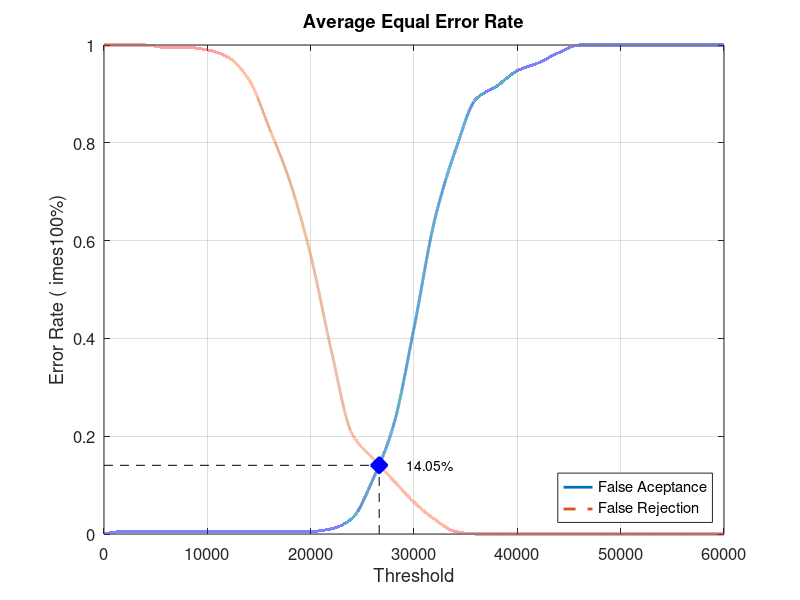
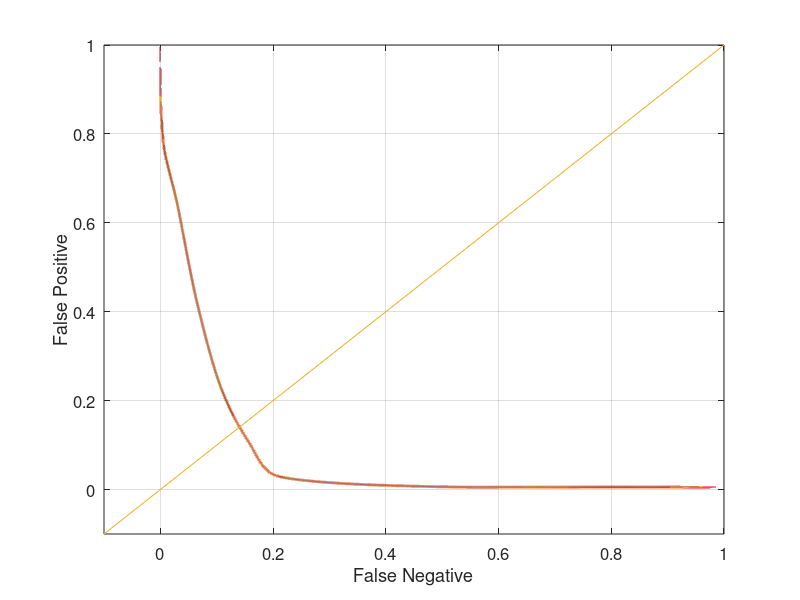

Recreate these plots in MATLAB, in order.
close all;
clear;
clc;
x = 0:2000:60000;
xq = 0:0.5:60000;

y0 = [0 0.00526316 0.00526316 0.00526316 0.00526316 0.00526316 0.00526316 0.00526316 0.00526316 0.00526316 0.00526316 0.0105263 0.0315789 0.110526 0.221053 0.421053 0.642105 0.784211 0.889474 0.915789 0.947368 0.963158 0.984211 1 1 1 1 1 1 1 1]
yy0 = interp1(x, y0, xq, 'pchip');
y1 = [1 1 1 0.995 0.995 0.99 0.975 0.93 0.83 0.72 0.57 0.375 0.205 0.155 0.11 0.065 0.03 0.005 0 0 0 0 0 0 0 0 0 0 0 0 0]
yy1 = interp1(x, y1, xq, 'pchip');

% Calculating EER: 
y2 = abs(y0 - y1);
find(y2 == min(y2))
yy2 = abs(yy0 - yy1);
xEER = find(yy2 == min(yy2));
xEERIndex = xq(xEER) % X-axis EER
yEER = yy0(xEER) % Y-axis EER

main = figure
plot(xq, yy0,'-','LineWidth', 2);	hold on
plot(xq, yy1,'--','LineWidth', 2);	hold on
plot([xEERIndex xEERIndex], [0 yEER], 'k--');	hold on
plot([0 xEERIndex], [yEER yEER], 'k--');	hold on
plot(xEERIndex, yEER, 'bx', 'LineWidth', 10);	hold on
text(xEERIndex + 10 * xEERIndex / 100, yEER, [num2str(round((10000 * yEER)) / 100) '%'])
legend('False Aceptance', 'False Rejection', 'Location', 'SouthEast')
xlabel('Threshold')
ylabel('Error Rate (	imes100%)')
title('Average Equal Error Rate')
set(gca, 'FontSize', 12)
axis([0 60000 0 1])
grid on

print(main, 'Database2_2Main', '-dpng');
FNRxFPR = figure('Color', [1 1 1]);
plot(yy1, yy0, '-', yy1, yy0, 'LineWidth', 2);
hold on
y = -0.1:0.1:1
plot(y, y); 
set(gca, 'FontSize', 12)
xlabel('False Negative')
ylabel('False Positive')
axis([-0.1 1 -0.1 1])
set(gca, 'FontSize', 12)
grid on

print(FNRxFPR, 'Database2_2FNRxFPR','-dpng');
